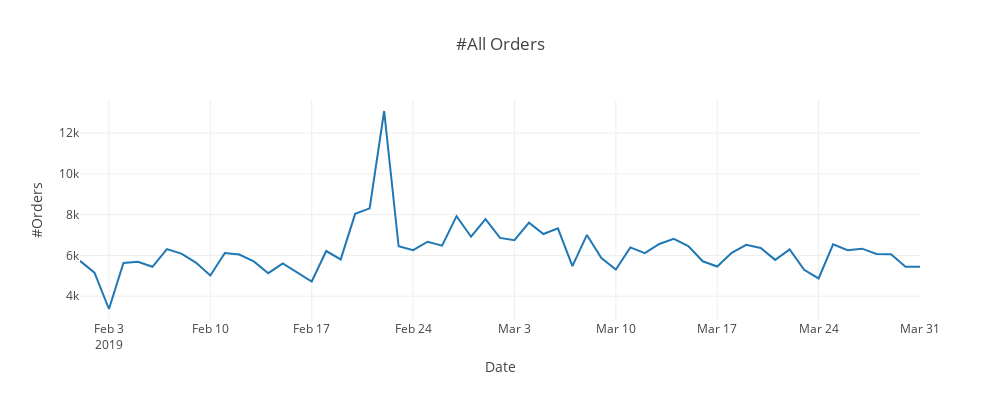

Notebook code for this chart:
### Code cell
l = go.Scatter(x=a.date, y=a.orders)
plotly.offline.iplot({'data': [l], 'layout': {
    'xaxis': {'title': 'Date'},
    'yaxis': {'title': '#Orders'},
    'title': '#All Orders',
    'width': 1000,
    'height':400
}})
